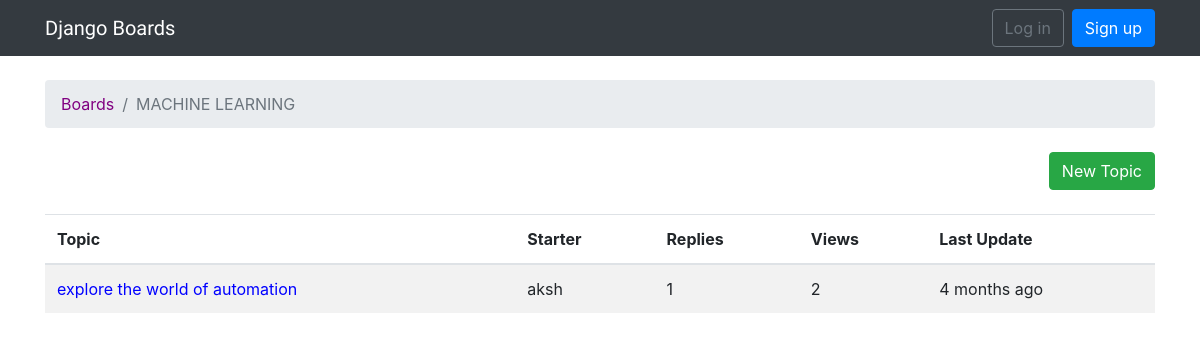
Screenshot of /boards/6/ with the database file from the repository.
### boards/models.py (models this page shows, shortened)
class Board(models.Model):
    name=models.CharField(max_length=30,unique=True)
    description= models.CharField(max_length=100)

class Topic(models.Model):
    subject = models.CharField(max_length=255)
    last_updated = models.DateTimeField(auto_now_add=True)
    board = models.ForeignKey(Board, related_name='topics', on_delete=models.CASCADE)
    starter = models.ForeignKey(User, related_name='topics', on_delete=models.CASCADE)
    views = models.PositiveIntegerField(default=0)

### boards/views.py (the view)
# urls.py: path('boards/<int:pk>/',views.board_topics, name='board_topics'),
def board_topics(request,pk):
    board = get_object_or_404(Board,pk=pk)
    queryset = board.topics.order_by('-last_updated').annotate(replies=Count('posts')-1)
    page = request.GET.get('page',1)
    paginator = Paginator(queryset, 15)
    try:
        topics = paginator.page(page)
    except PageNotAnInteger:
        topics = paginator.page(1)
    except EmptyPage:
        topics = paginator.page(paginator.num_pages)
    return render(request,'boards/topics.html' , {'board':board,'topics':topics})

### boards/templates/boards/topics.html (shortened to what this page needs)
{% extends 'boards/base.html' %}
{% load humanize %}
{% block breadcrumb %}
         <li class="breadcrumb-item"> <a id="yup" href="{% url 'home' %}">Boards</a> </li>
         <li  class="breadcrumb-item active">{{ board.name }}</li>
{% endblock %}
{% block content %}
<div align="right" class="mb-4">
  <a href="{% url 'new_topic' board.pk %}" class="btn btn-success">New Topic</a>
</div>
<table class="table table-striped mb-4">
    <thead class="thead-inverse">
      <tr>
        <th>Topic</th>
        <th>Starter</th>
        <th>Replies</th>
        <th>Views</th>
        <th>Last Update</th>
      </tr>
    </thead>
    <tbody>
      {% for topic in topics %}
        <tr>
          <td><a id="ye" href="{% url 'topic_posts' board.pk topic.pk %}">{{ topic.subject }}</a></td>
          <td>{{ topic.starter.username }}</td>
          <td>{{ topic.replies }}</td>
          <td>{{ topic.views }}</td>
          <td>{{ topic.last_updated|naturaltime }}</td>
        </tr>
      {% endfor %}
    </tbody>
  </table>
  <br>
{% endblock %}

### boards/static/css/home.css (style rules this page uses)
#yup { color: purple; }
#ye { color:Blue; }

### rows the page displays
Board: name "MACHINE LEARNING"
Topic: subject "explore the world of automation", starter.username "aksh", replies "1", views "2", last_updated "4 months ago"
